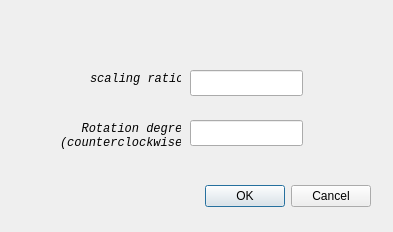
<?xml version="1.0" encoding="UTF-8"?>
<ui version="4.0">
 <class>Dialog_ang_and_sca</class>
 <widget class="QDialog" name="Dialog_ang_and_sca">
  <property name="geometry">
   <rect>
    <x>0</x>
    <y>0</y>
    <width>393</width>
    <height>232</height>
   </rect>
  </property>
  <property name="windowTitle">
   <string>Dialog</string>
  </property>
  <widget class="QDialogButtonBox" name="buttonBox">
   <property name="geometry">
    <rect>
     <x>30</x>
     <y>180</y>
     <width>341</width>
     <height>32</height>
    </rect>
   </property>
   <property name="orientation">
    <enum>Qt::Horizontal</enum>
   </property>
   <property name="standardButtons">
    <set>QDialogButtonBox::Cancel|QDialogButtonBox::Ok</set>
   </property>
  </widget>
  <widget class="QLabel" name="label">
   <property name="geometry">
    <rect>
     <x>90</x>
     <y>70</y>
     <width>91</width>
     <height>18</height>
    </rect>
   </property>
   <property name="font">
    <font>
     <family>Consolas</family>
     <italic>true</italic>
    </font>
   </property>
   <property name="text">
    <string>scaling ratio</string>
   </property>
  </widget>
  <widget class="QLabel" name="label_2">
   <property name="geometry">
    <rect>
     <x>60</x>
     <y>120</y>
     <width>121</width>
     <height>31</height>
    </rect>
   </property>
   <property name="font">
    <font>
     <family>Consolas</family>
     <italic>true</italic>
    </font>
   </property>
   <property name="text">
    <string>   Rotation degree
(counterclockwise)</string>
   </property>
  </widget>
  <widget class="QLineEdit" name="lineEdit">
   <property name="geometry">
    <rect>
     <x>190</x>
     <y>70</y>
     <width>113</width>
     <height>26</height>
    </rect>
   </property>
   <property name="font">
    <font>
     <family>Consolas</family>
     <italic>true</italic>
    </font>
   </property>
  </widget>
  <widget class="QLineEdit" name="lineEdit_2">
   <property name="geometry">
    <rect>
     <x>190</x>
     <y>120</y>
     <width>113</width>
     <height>26</height>
    </rect>
   </property>
   <property name="font">
    <font>
     <family>Consolas</family>
     <italic>true</italic>
    </font>
   </property>
  </widget>
 </widget>
 <resources/>
 <connections>
  <connection>
   <sender>buttonBox</sender>
   <signal>accepted()</signal>
   <receiver>Dialog_ang_and_sca</receiver>
   <slot>accept()</slot>
   <hints>
    <hint type="sourcelabel">
     <x>248</x>
     <y>254</y>
    </hint>
    <hint type="destinationlabel">
     <x>157</x>
     <y>274</y>
    </hint>
   </hints>
  </connection>
  <connection>
   <sender>buttonBox</sender>
   <signal>rejected()</signal>
   <receiver>Dialog_ang_and_sca</receiver>
   <slot>reject()</slot>
   <hints>
    <hint type="sourcelabel">
     <x>316</x>
     <y>260</y>
    </hint>
    <hint type="destinationlabel">
     <x>286</x>
     <y>274</y>
    </hint>
   </hints>
  </connection>
 </connections>
</ui>
